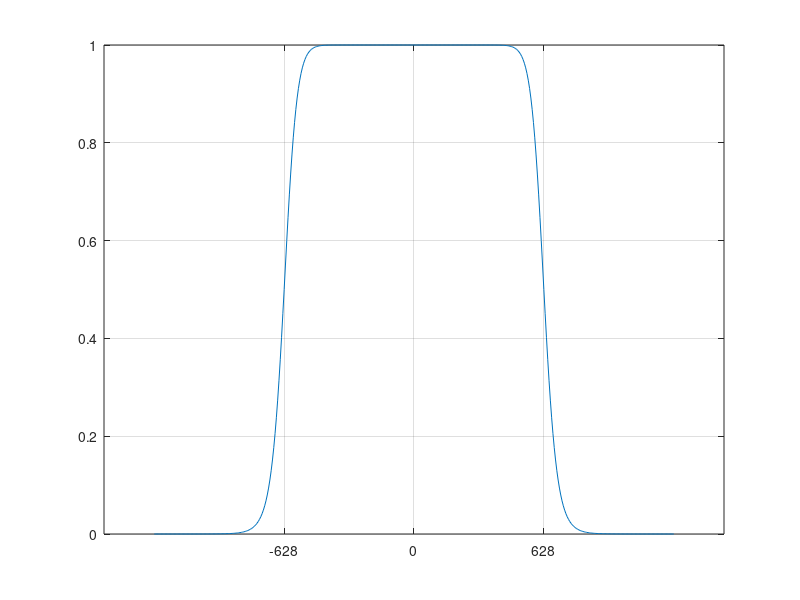
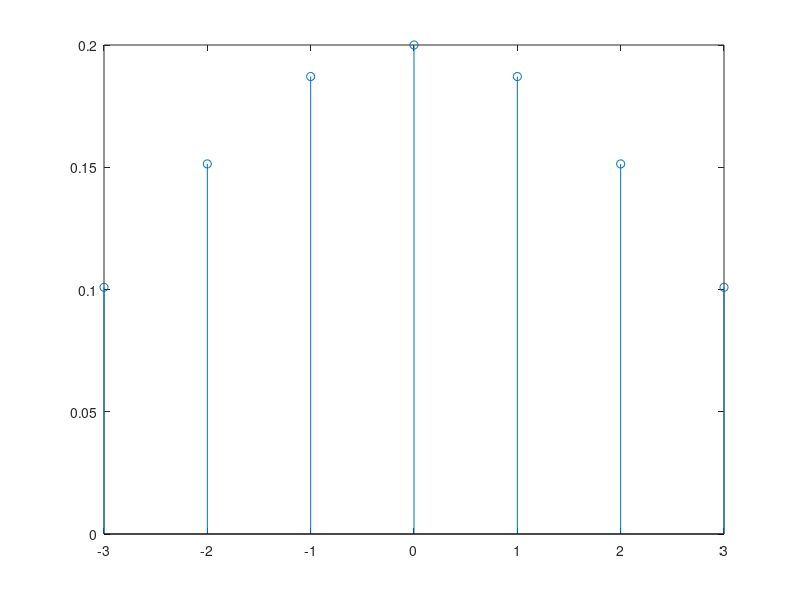
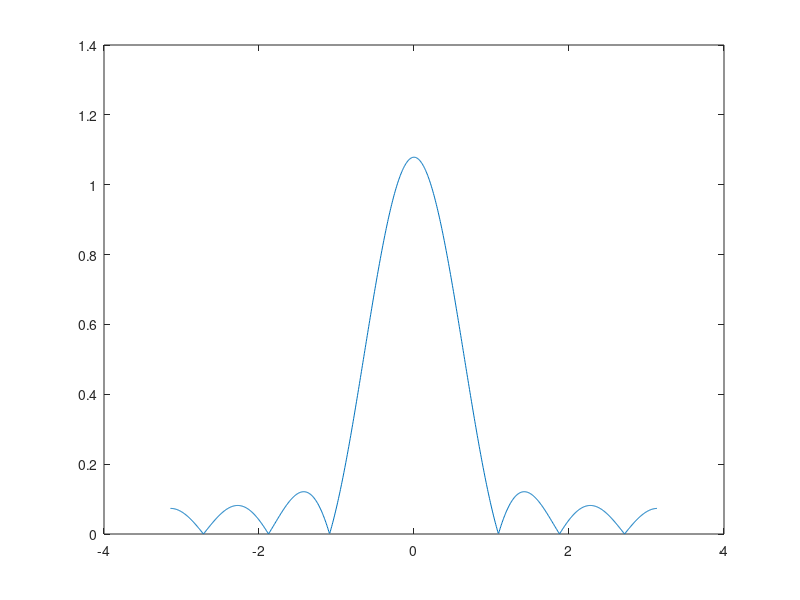

The MATLAB script that drew these images, in order:
close all; 
clear all; 
clc;

%% PRACTICA 5: Filtros
% Filtro de Butterworth

wc = 2*pi*100;
fs = 1;
w = (-200:fs:200).*2.*pi;
N = 10;

hw = 1./(1 + (w./wc).^(2*N));

plot(w, hw)
grid on

xticks([-628 0 628])

%% Filtro digital pasabajas
% El filtro está contenido desde -pi a pi

wc2 = 0.2*pi;
nl = 3;
n = -nl:nl;
Nfft = 1000;
w2 = (-Nfft/2:(Nfft/2-1)).*2*pi/Nfft;

hn = wc2/pi.*(sin(wc2.*n)./(wc2.*n));
hn(isnan(hn)) = wc2/pi;



figure(2)
stem(n, hn)

Hw = fftshift(abs(fft(hn, Nfft)));

figure(3)
plot(w2, Hw)